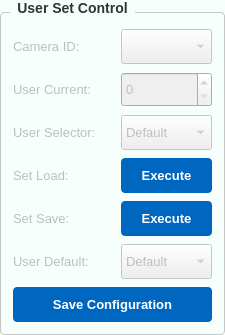
              <widget class="QGroupBox" name="groupBox_user_set_control">
               <property name="enabled">
                <bool>false</bool>
               </property>
               <property name="font">
                <font>
                 <family>Segoe UI</family>
                 <pointsize>-1</pointsize>
                 <weight>75</weight>
                 <bold>true</bold>
                </font>
               </property>
               <property name="styleSheet">
                <string notr="true">/* Khung chính của GroupBox */
QGroupBox {
    background-color: #F7FFFD; /* Màu nền theo yêu cầu của bạn */
    border: 1px solid #c6c6c6; /* Viền xám mảnh để định hình khối */
    border-radius: 4px;        /* Bo tròn góc 4px đồng bộ với QPushButton */
    margin-top: 12px;          /* Tạo khoảng cách phía trên để nhường chỗ cho chữ tiêu đề */
    font-size: 14px;           /* Kích thước chữ tiêu đề */
    font-weight: bold;         /* Làm đậm chữ tiêu đề */
    color: #333333;            /* Màu chữ tiêu đề */
}

/* Tùy chỉnh vị trí của chữ tiêu đề GroupBox */
QGroupBox::title {
    subcontrol-origin: margin;
    subcontrol-position: top left; /* Đặt tiêu đề ở góc trên bên trái */
    left: 10px;                    /* Đẩy chữ dịch vào trong một chút cho đẹp */
    padding: 0px 5px;              /* Khoảng cách đệm xung quanh chữ */
}
</string>
               </property>
               <property name="title">
                <string>User Set Control</string>
               </property>
               <layout class="QVBoxLayout" name="vlayout_userset">
                <property name="spacing">
                 <number>8</number>
                </property>
                <property name="leftMargin">
                 <number>12</number>
                </property>
                <property name="topMargin">
                 <number>16</number>
                </property>
                <property name="rightMargin">
                 <number>12</number>
                </property>
                <property name="bottomMargin">
                 <number>12</number>
                </property>
                <item>
                 <layout class="QHBoxLayout" name="hlayout_camid">
                  <item>
                   <widget class="QLabel" name="label_7">
                    <property name="minimumSize">
                     <size>
                      <width>100</width>
                      <height>35</height>
                     </size>
                    </property>
                    <property name="font">
                     <font>
                      <family>Segoe UI</family>
                      <pointsize>10</pointsize>
                     </font>
                    </property>
                    <property name="text">
                     <string>Camera ID:</string>
                    </property>
                   </widget>
                  </item>
                  <item>
                   <widget class="QComboBox" name="comboBox_camera_id">
                    <property name="minimumSize">
                     <size>
                      <width>0</width>
                      <height>35</height>
                     </size>
                    </property>
                    <property name="font">
                     <font>
                      <family>Segoe UI</family>
                      <pointsize>10</pointsize>
                     </font>
                    </property>
                   </widget>
                  </item>
                 </layout>
                </item>
                <item>
                 <layout class="QHBoxLayout" name="hlayout_usercur">
                  <item>
                   <widget class="QLabel" name="label_2">
                    <property name="minimumSize">
                     <size>
                      <width>100</width>
                      <height>35</height>
                     </size>
                    </property>
                    <property name="font">
                     <font>
                      <family>Segoe UI</family>
                      <pointsize>10</pointsize>
                     </font>
                    </property>
                    <property name="text">
                     <string>User Current:</string>
                    </property>
                   </widget>
                  </item>
                  <item>
                   <widget class="QSpinBox" name="spinBox_current_user">
                    <property name="minimumSize">
                     <size>
                      <width>0</width>
                      <height>35</height>
                     </size>
                    </property>
                    <property name="font">
                     <font>
                      <family>Segoe UI</family>
                      <pointsize>10</pointsize>
                     </font>
                    </property>
                   </widget>
                  </item>
                 </layout>
                </item>
                <item>
                 <layout class="QHBoxLayout" name="hlayout_userselector">
                  <item>
                   <widget class="QLabel" name="label_11">
                    <property name="minimumSize">
                     <size>
                      <width>100</width>
                      <height>35</height>
                     </size>
                    </property>
                    <property name="font">
                     <font>
                      <family>Segoe UI</family>
                      <pointsize>10</pointsize>
                     </font>
                    </property>
                    <property name="text">
                     <string>User Selector:</string>
                    </property>
                   </widget>
                  </item>
                  <item>
                   <widget class="QComboBox" name="comboBox_user_selector">
                    <property name="minimumSize">
                     <size>
                      <width>0</width>
                      <height>35</height>
                     </size>
                    </property>
                    <property name="font">
                     <font>
                      <family>Segoe UI</family>
                      <pointsize>10</pointsize>
                     </font>
                    </property>
                    <item>
                     <property name="text">
                      <string>Default</string>
                     </property>
                    </item>
                    <item>
                     <property name="text">
                      <string>User Set 1</string>
                     </property>
                    </item>
                    <item>
                     <property name="text">
                      <string>User Set 2</string>
                     </property>
                    </item>
                    <item>
                     <property name="text">
                      <string>User Set 3</string>
                     </property>
                    </item>
                   </widget>
                  </item>
                 </layout>
                </item>
                <item>
                 <layout class="QHBoxLayout" name="hlayout_setload">
                  <item>
                   <widget class="QLabel" name="label_13">
                    <property name="minimumSize">
                     <size>
                      <width>100</width>
                      <height>35</height>
                     </size>
                    </property>
                    <property name="font">
                     <font>
                      <family>Segoe UI</family>
                      <pointsize>10</pointsize>
                     </font>
                    </property>
                    <property name="text">
                     <string>Set Load:</string>
                    </property>
                   </widget>
                  </item>
                  <item>
                   <widget class="QPushButton" name="pushButton_set_load">
                    <property name="minimumSize">
                     <size>
                      <width>0</width>
                      <height>35</height>
                     </size>
                    </property>
                    <property name="font">
                     <font>
                      <family>Segoe UI</family>
                      <pointsize>10</pointsize>
                      <weight>75</weight>
                      <bold>true</bold>
                     </font>
                    </property>
                    <property name="styleSheet">
                     <string notr="true">QPushButton { background-color:#0067c0; color:white; border:none; border-radius:4px; font-weight:600; }QPushButton:hover { background-color:#005ba1; }</string>
                    </property>
                    <property name="text">
                     <string>Execute</string>
                    </property>
                   </widget>
                  </item>
                 </layout>
                </item>
                <item>
                 <layout class="QHBoxLayout" name="hlayout_setsave">
                  <item>
                   <widget class="QLabel" name="label_12">
                    <property name="minimumSize">
                     <size>
                      <width>100</width>
                      <height>35</height>
                     </size>
                    </property>
                    <property name="font">
                     <font>
                      <family>Segoe UI</family>
                      <pointsize>10</pointsize>
                     </font>
                    </property>
                    <property name="text">
                     <string>Set Save:</string>
                    </property>
                   </widget>
                  </item>
                  <item>
                   <widget class="QPushButton" name="pushButton_set_save">
                    <property name="minimumSize">
                     <size>
                      <width>0</width>
                      <height>35</height>
                     </size>
                    </property>
                    <property name="font">
                     <font>
                      <family>Segoe UI</family>
                      <pointsize>10</pointsize>
                      <weight>75</weight>
                      <bold>true</bold>
                     </font>
                    </property>
                    <property name="styleSheet">
                     <string notr="true">QPushButton { background-color:#0067c0; color:white; border:none; border-radius:4px; font-weight:600; }QPushButton:hover { background-color:#005ba1; }</string>
                    </property>
                    <property name="text">
                     <string>Execute</string>
                    </property>
                   </widget>
                  </item>
                 </layout>
                </item>
                <item>
                 <layout class="QHBoxLayout" name="hlayout_userdef">
                  <item>
                   <widget class="QLabel" name="label_14">
                    <property name="minimumSize">
                     <size>
                      <width>100</width>
                      <height>35</height>
                     </size>
                    </property>
                    <property name="font">
                     <font>
                      <family>Segoe UI</family>
                      <pointsize>10</pointsize>
                     </font>
                    </property>
                    <property name="text">
                     <string>User Default:</string>
                    </property>
                   </widget>
                  </item>
                  <item>
                   <widget class="QComboBox" name="comboBox_default_user">
                    <property name="minimumSize">
                     <size>
                      <width>0</width>
                      <height>35</height>
                     </size>
                    </property>
                    <property name="font">
                     <font>
                      <family>Segoe UI</family>
                      <pointsize>10</pointsize>
                     </font>
                    </property>
                    <item>
                     <property name="text">
                      <string>Default</string>
                     </property>
                    </item>
                    <item>
                     <property name="text">
                      <string>User Set 1</string>
                     </property>
                    </item>
                    <item>
                     <property name="text">
                      <string>User Set 2</string>
                     </property>
                    </item>
                    <item>
                     <property name="text">
                      <string>User Set 3</string>
                     </property>
                    </item>
                   </widget>
                  </item>
                 </layout>
                </item>
                <item>
                 <widget class="QPushButton" name="pushButton">
                  <property name="minimumSize">
                   <size>
                    <width>0</width>
                    <height>35</height>
                   </size>
                  </property>
                  <property name="font">
                   <font>
                    <family>Segoe UI</family>
                    <pointsize>10</pointsize>
                    <weight>75</weight>
                    <bold>true</bold>
                   </font>
                  </property>
                  <property name="styleSheet">
                   <string notr="true">QPushButton { background-color:#0067c0; color:white; border:none; border-radius:4px; font-weight:600; }QPushButton:hover { background-color:#005ba1; }</string>
                  </property>
                  <property name="text">
                   <string>Save Configuration</string>
                  </property>
                 </widget>
                </item>
               </layout>
              </widget>
